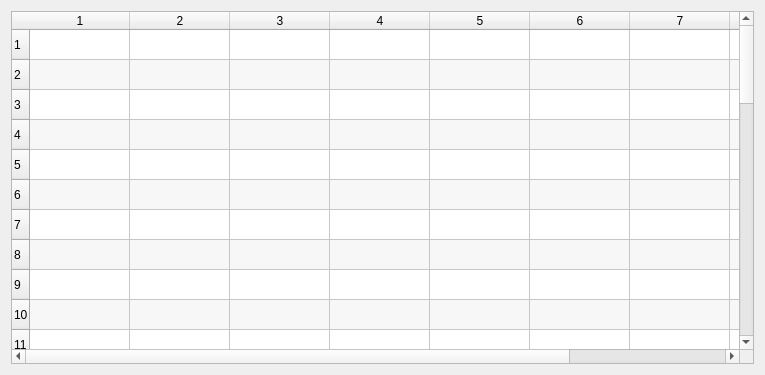
<?xml version="1.0" encoding="UTF-8"?>
<ui version="4.0">
 <class>QEmployeeShiftsWeeklyReport</class>
 <widget class="QWidget" name="QEmployeeShiftsWeeklyReport">
  <property name="geometry">
   <rect>
    <x>0</x>
    <y>0</y>
    <width>765</width>
    <height>375</height>
   </rect>
  </property>
  <property name="windowTitle">
   <string>Form</string>
  </property>
  <layout class="QVBoxLayout" name="verticalLayout">
   <item>
    <widget class="QTableWidget" name="weekReportTableW">
     <property name="styleSheet">
      <string notr="true"/>
     </property>
     <property name="alternatingRowColors">
      <bool>true</bool>
     </property>
     <property name="rowCount">
      <number>40</number>
     </property>
     <property name="columnCount">
      <number>9</number>
     </property>
     <row/>
     <row/>
     <row/>
     <row/>
     <row/>
     <row/>
     <row/>
     <row/>
     <row/>
     <row/>
     <row/>
     <row/>
     <row/>
     <row/>
     <row/>
     <row/>
     <row/>
     <row/>
     <row/>
     <row/>
     <row/>
     <row/>
     <row/>
     <row/>
     <row/>
     <row/>
     <row/>
     <row/>
     <row/>
     <row/>
     <row/>
     <row/>
     <row/>
     <row/>
     <row/>
     <row/>
     <row/>
     <row/>
     <row/>
     <row/>
     <column/>
     <column/>
     <column/>
     <column/>
     <column/>
     <column/>
     <column/>
     <column/>
     <column/>
    </widget>
   </item>
  </layout>
 </widget>
 <resources/>
 <connections/>
</ui>
